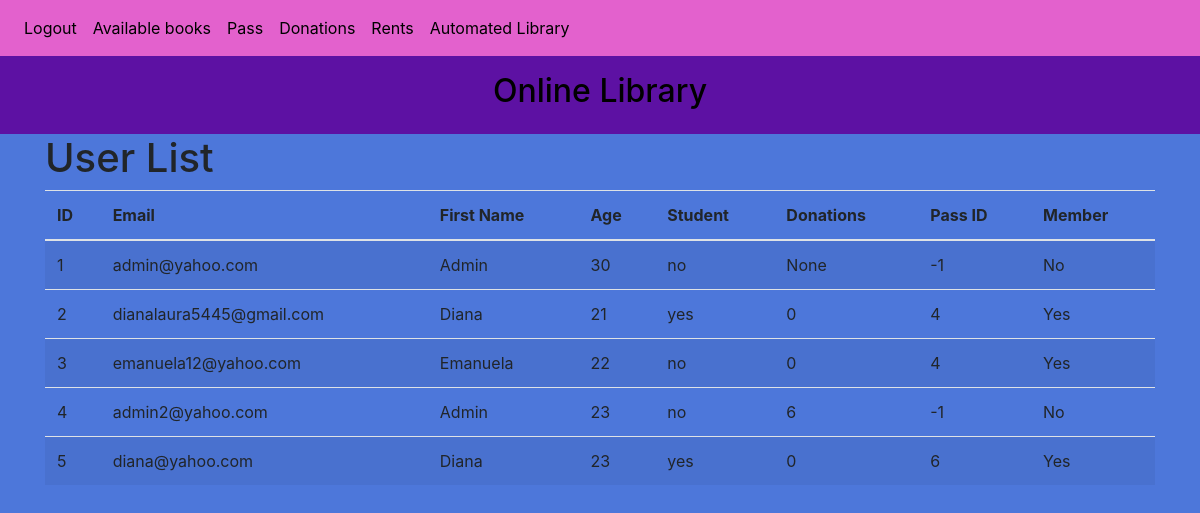
Screenshot of /users (signed in) with the database file from the repository.
### website/models.py (models this page shows)
class User(db.Model, UserMixin):
    id = db.Column(db.Integer, primary_key=True)
    email = db.Column(db.String(150), unique=True)
    password = db.Column(db.String(150))
    first_name = db.Column(db.String(150))
    age=db.Column(db.Integer)
    student=db.Column(db.String(150))
    donations = db.Column(db.Integer)
    id_pass=db.Column(db.Integer)
    member=db.Column(db.Boolean)
    notes = db.relationship('Note')

### website/auth.py (the view)
@auth.route('/users')
@login_required
def view_users():
    users = User.query.all()
    return render_template("users.html", users=users, user=current_user)

### website/__init__.py (called while the page is built)
def create_app():
    app = Flask(__name__)
    app.config['SECRET_KEY'] = 'hjshjhdjah kjshkjdhjs'
    app.config['SQLALCHEMY_DATABASE_URI'] = f'sqlite:///{DB_NAME}'
    db.init_app(app)
    migrate.init_app(app,db,render_as_batch=True)
    from .views import views
    from .auth import auth
    app.register_blueprint(views, url_prefix='/')
    app.register_blueprint(auth, url_prefix='/')
    from .models import User, Note
    with app.app_context():
        db.create_all()
    login_manager = LoginManager()
    login_manager.login_view = 'auth.login'
    login_manager.init_app(app)
    @login_manager.user_loader
    def load_user(id):
        return User.query.get(int(id))
    return app

### website/templates/users.html
{% extends "base.html" %}
{% block content %}
  <h1>User List</h1>
  <table class="table table-striped">
    <thead>
      <tr>
        <th>ID</th>
        <th>Email</th>
        <th>First Name</th>
        <th>Age</th>
        <th>Student</th>
        <th>Donations</th>
        <th>Pass ID</th>
        <th>Member</th>
      </tr>
    </thead>
    <tbody>
      {% for user in users %}
        <tr>
          <td>{{ user.id }}</td>
          <td>{{ user.email }}</td>
          <td>{{ user.first_name }}</td>
          <td>{{ user.age }}</td>
          <td>{{ user.student }}</td>
          <td>{{ user.donations }}</td>
          <td>{{ user.id_pass }}</td>
          <td>{{ "Yes" if user.member else "No" }}</td>
        </tr>
      {% endfor %}
    </tbody>
  </table>
{% endblock %}

### rows the page displays
User: id "1", email "admin@yahoo.com", first_name "Admin", age "30", student "no", donations "None", id_pass "-1", member "No"
User: id "2", email "dianalaura5445@gmail.com", first_name "Diana", age "21", student "yes", donations "0", id_pass "4", member "Yes"
User: id "3", email "emanuela12@yahoo.com", first_name "Emanuela", age "22", student "no", donations "0", id_pass "4", member "Yes"
User: id "4", email "admin2@yahoo.com", first_name "Admin", age "23", student "no", donations "6", id_pass "-1", member "No"
User: id "5", email "diana@yahoo.com", first_name "Diana", age "23", student "yes", donations "0", id_pass "6", member "Yes"
